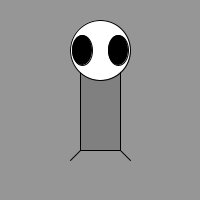
Frame 1 (no input)
Frame 60 (the mouse pressed at the canvas centre just before this capture): identical to frame 1, image omitted
Frame 120 (the mouse held since frame 60 and released just before this capture): identical to frame 1, image omitted

The Processing sketch that drew this single still picture (run headless with seeded random() and noise(); from frame 60 on, the mouse is pressed at the canvas centre):

// Processing sketch: tut01_creature
// ── tut01_creature.pde
void setup()
{
  size(200, 200);
}

void draw()
{
  background(150, 150, 150);
  creature();
}

void creature()  
{
  fill(128, 128, 128);
  rect(80, 70, 40, 80);
  
  fill(256, 256, 256);
  ellipse(100, 50, 60, 60);
  
  fill(0, 0, 0);
  ellipse(82, 50, 20, 30);
  ellipse(118, 50, 20, 30);
  
  line(120, 150, 130, 160);
  line(80, 150, 70, 160);
}
